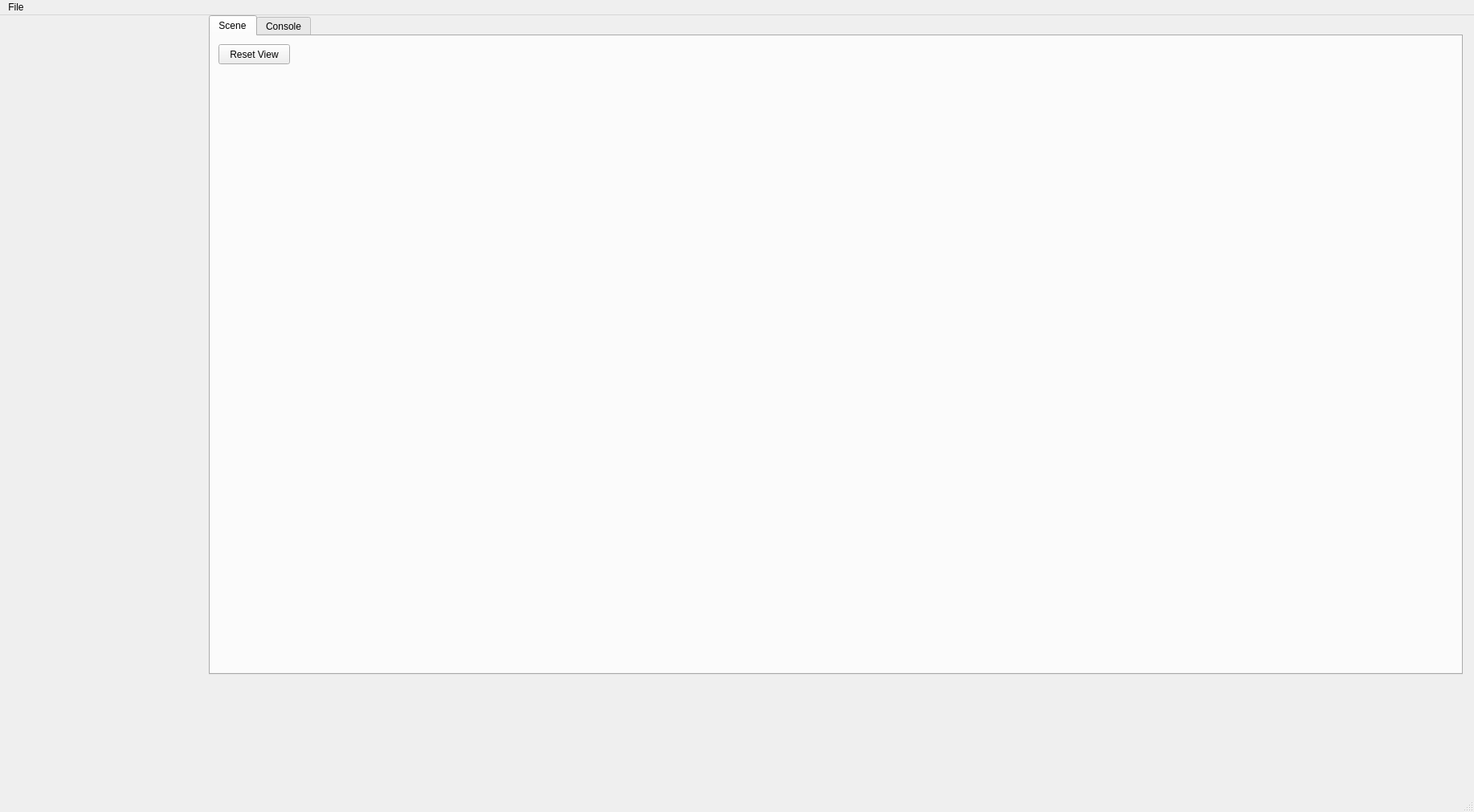
<?xml version="1.0" encoding="UTF-8"?>
<ui version="4.0">
 <class>MainWindow</class>
 <widget class="QMainWindow" name="MainWindow">
  <property name="geometry">
   <rect>
    <x>0</x>
    <y>0</y>
    <width>1835</width>
    <height>1011</height>
   </rect>
  </property>
  <property name="windowTitle">
   <string>MainWindow</string>
  </property>
  <widget class="QWidget" name="centralwidget">
   <widget class="QTabWidget" name="mainTabsWindow">
    <property name="geometry">
     <rect>
      <x>260</x>
      <y>0</y>
      <width>1561</width>
      <height>821</height>
     </rect>
    </property>
    <property name="currentIndex">
     <number>0</number>
    </property>
    <widget class="QWidget" name="sceneTab">
     <attribute name="title">
      <string>Scene</string>
     </attribute>
     <widget class="GlViewWindow" name="veiwWindow" native="true">
      <property name="geometry">
       <rect>
        <x>10</x>
        <y>40</y>
        <width>1541</width>
        <height>741</height>
       </rect>
      </property>
     </widget>
     <widget class="QPushButton" name="resetViewButton">
      <property name="geometry">
       <rect>
        <x>10</x>
        <y>10</y>
        <width>89</width>
        <height>25</height>
       </rect>
      </property>
      <property name="text">
       <string>Reset View</string>
      </property>
     </widget>
    </widget>
    <widget class="QWidget" name="consoleTab">
     <attribute name="title">
      <string>Console</string>
     </attribute>
     <widget class="QPlainTextEdit" name="consoleOutput">
      <property name="geometry">
       <rect>
        <x>10</x>
        <y>40</y>
        <width>1541</width>
        <height>741</height>
       </rect>
      </property>
      <property name="readOnly">
       <bool>true</bool>
      </property>
     </widget>
    </widget>
   </widget>
  </widget>
  <widget class="QMenuBar" name="menubar">
   <property name="geometry">
    <rect>
     <x>0</x>
     <y>0</y>
     <width>1835</width>
     <height>22</height>
    </rect>
   </property>
   <widget class="QMenu" name="menuFile">
    <property name="title">
     <string>File</string>
    </property>
    <addaction name="actionExit"/>
   </widget>
   <addaction name="menuFile"/>
  </widget>
  <widget class="QStatusBar" name="statusbar"/>
  <action name="actionExit">
   <property name="text">
    <string>Exit</string>
   </property>
  </action>
 </widget>
 <customwidgets>
  <customwidget>
   <class>GlViewWindow</class>
   <extends>QWidget</extends>
   <header location="global">src/View/GlViewWindow.h</header>
   <container>1</container>
  </customwidget>
 </customwidgets>
 <resources/>
 <connections/>
</ui>
